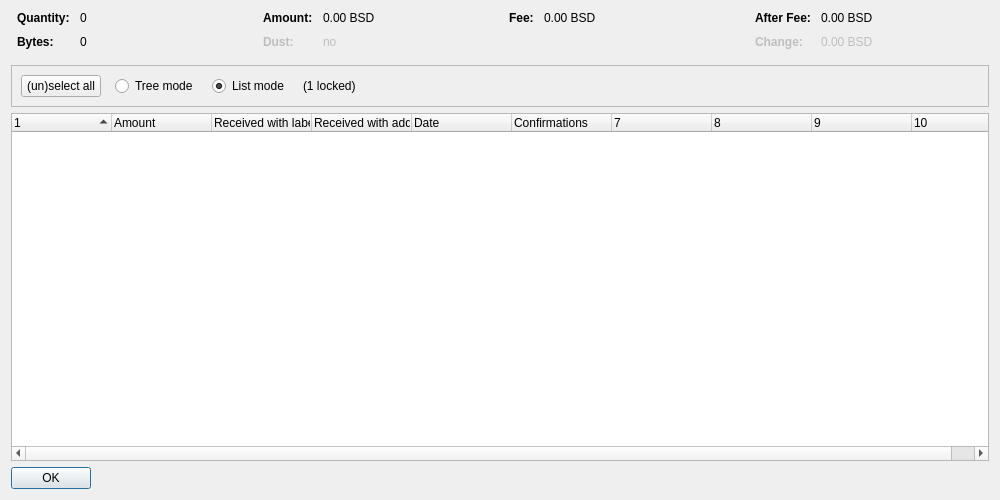
<?xml version="1.0" encoding="UTF-8"?>
<ui version="4.0">
 <class>CoinControlDialog</class>
 <widget class="QDialog" name="CoinControlDialog">
  <property name="geometry">
   <rect>
    <x>0</x>
    <y>0</y>
    <width>1000</width>
    <height>500</height>
   </rect>
  </property>
  <property name="windowTitle">
   <string>Coin Selection</string>
  </property>
  <layout class="QVBoxLayout" name="verticalLayout">
   <item>
    <layout class="QHBoxLayout" name="horizontalLayoutTop" stretch="0,0,0,0">
     <property name="topMargin">
      <number>0</number>
     </property>
     <property name="bottomMargin">
      <number>10</number>
     </property>
     <item>
      <layout class="QFormLayout" name="formLayoutCoinControl1">
       <property name="horizontalSpacing">
        <number>10</number>
       </property>
       <property name="verticalSpacing">
        <number>10</number>
       </property>
       <property name="leftMargin">
        <number>6</number>
       </property>
       <property name="rightMargin">
        <number>6</number>
       </property>
       <item row="0" column="0">
        <widget class="QLabel" name="labelCoinControlQuantityText">
         <property name="font">
          <font>
           <weight>75</weight>
           <bold>true</bold>
          </font>
         </property>
         <property name="text">
          <string>Quantity:</string>
         </property>
        </widget>
       </item>
       <item row="0" column="1">
        <widget class="QLabel" name="labelCoinControlQuantity">
         <property name="cursor">
          <cursorShape>IBeamCursor</cursorShape>
         </property>
         <property name="contextMenuPolicy">
          <enum>Qt::ActionsContextMenu</enum>
         </property>
         <property name="text">
          <string notr="true">0</string>
         </property>
         <property name="textInteractionFlags">
          <set>Qt::LinksAccessibleByMouse|Qt::TextSelectableByKeyboard|Qt::TextSelectableByMouse</set>
         </property>
        </widget>
       </item>
       <item row="1" column="0">
        <widget class="QLabel" name="labelCoinControlBytesText">
         <property name="font">
          <font>
           <weight>75</weight>
           <bold>true</bold>
          </font>
         </property>
         <property name="text">
          <string>Bytes:</string>
         </property>
        </widget>
       </item>
       <item row="1" column="1">
        <widget class="QLabel" name="labelCoinControlBytes">
         <property name="cursor">
          <cursorShape>IBeamCursor</cursorShape>
         </property>
         <property name="contextMenuPolicy">
          <enum>Qt::ActionsContextMenu</enum>
         </property>
         <property name="text">
          <string notr="true">0</string>
         </property>
         <property name="textInteractionFlags">
          <set>Qt::LinksAccessibleByMouse|Qt::TextSelectableByKeyboard|Qt::TextSelectableByMouse</set>
         </property>
        </widget>
       </item>
      </layout>
     </item>
     <item>
      <layout class="QFormLayout" name="formLayoutCoinControl2">
       <property name="horizontalSpacing">
        <number>10</number>
       </property>
       <property name="verticalSpacing">
        <number>10</number>
       </property>
       <property name="leftMargin">
        <number>6</number>
       </property>
       <property name="rightMargin">
        <number>6</number>
       </property>
       <item row="0" column="0">
        <widget class="QLabel" name="labelCoinControlAmountText">
         <property name="font">
          <font>
           <weight>75</weight>
           <bold>true</bold>
          </font>
         </property>
         <property name="text">
          <string>Amount:</string>
         </property>
        </widget>
       </item>
       <item row="0" column="1">
        <widget class="QLabel" name="labelCoinControlAmount">
         <property name="cursor">
          <cursorShape>IBeamCursor</cursorShape>
         </property>
         <property name="contextMenuPolicy">
          <enum>Qt::ActionsContextMenu</enum>
         </property>
         <property name="text">
          <string notr="true">0.00 BSD</string>
         </property>
         <property name="textInteractionFlags">
          <set>Qt::LinksAccessibleByMouse|Qt::TextSelectableByKeyboard|Qt::TextSelectableByMouse</set>
         </property>
        </widget>
       </item>
       <item row="1" column="0">
        <widget class="QLabel" name="labelCoinControlLowOutputText">
         <property name="enabled">
          <bool>false</bool>
         </property>
         <property name="font">
          <font>
           <weight>75</weight>
           <bold>true</bold>
          </font>
         </property>
         <property name="text">
          <string>Dust:</string>
         </property>
        </widget>
       </item>
       <item row="1" column="1">
        <widget class="QLabel" name="labelCoinControlLowOutput">
         <property name="enabled">
          <bool>false</bool>
         </property>
         <property name="cursor">
          <cursorShape>IBeamCursor</cursorShape>
         </property>
         <property name="contextMenuPolicy">
          <enum>Qt::ActionsContextMenu</enum>
         </property>
         <property name="text">
          <string notr="true">no</string>
         </property>
         <property name="textInteractionFlags">
          <set>Qt::LinksAccessibleByMouse|Qt::TextSelectableByKeyboard|Qt::TextSelectableByMouse</set>
         </property>
        </widget>
       </item>
      </layout>
     </item>
     <item>
      <layout class="QFormLayout" name="formLayoutCoinControl3">
       <property name="horizontalSpacing">
        <number>10</number>
       </property>
       <property name="verticalSpacing">
        <number>10</number>
       </property>
       <property name="leftMargin">
        <number>6</number>
       </property>
       <property name="rightMargin">
        <number>6</number>
       </property>
       <item row="0" column="0">
        <widget class="QLabel" name="labelCoinControlFeeText">
         <property name="font">
          <font>
           <weight>75</weight>
           <bold>true</bold>
          </font>
         </property>
         <property name="text">
          <string>Fee:</string>
         </property>
        </widget>
       </item>
       <item row="0" column="1">
        <widget class="QLabel" name="labelCoinControlFee">
         <property name="cursor">
          <cursorShape>IBeamCursor</cursorShape>
         </property>
         <property name="contextMenuPolicy">
          <enum>Qt::ActionsContextMenu</enum>
         </property>
         <property name="text">
          <string notr="true">0.00 BSD</string>
         </property>
         <property name="textInteractionFlags">
          <set>Qt::LinksAccessibleByMouse|Qt::TextSelectableByKeyboard|Qt::TextSelectableByMouse</set>
         </property>
        </widget>
       </item>
      </layout>
     </item>
     <item>
      <layout class="QFormLayout" name="formLayoutCoinControl4">
       <property name="horizontalSpacing">
        <number>10</number>
       </property>
       <property name="verticalSpacing">
        <number>10</number>
       </property>
       <property name="leftMargin">
        <number>6</number>
       </property>
       <property name="rightMargin">
        <number>6</number>
       </property>
       <item row="0" column="0">
        <widget class="QLabel" name="labelCoinControlAfterFeeText">
         <property name="font">
          <font>
           <weight>75</weight>
           <bold>true</bold>
          </font>
         </property>
         <property name="text">
          <string>After Fee:</string>
         </property>
        </widget>
       </item>
       <item row="0" column="1">
        <widget class="QLabel" name="labelCoinControlAfterFee">
         <property name="cursor">
          <cursorShape>IBeamCursor</cursorShape>
         </property>
         <property name="contextMenuPolicy">
          <enum>Qt::ActionsContextMenu</enum>
         </property>
         <property name="text">
          <string notr="true">0.00 BSD</string>
         </property>
         <property name="textInteractionFlags">
          <set>Qt::LinksAccessibleByMouse|Qt::TextSelectableByKeyboard|Qt::TextSelectableByMouse</set>
         </property>
        </widget>
       </item>
       <item row="1" column="0">
        <widget class="QLabel" name="labelCoinControlChangeText">
         <property name="enabled">
          <bool>false</bool>
         </property>
         <property name="font">
          <font>
           <weight>75</weight>
           <bold>true</bold>
          </font>
         </property>
         <property name="text">
          <string>Change:</string>
         </property>
        </widget>
       </item>
       <item row="1" column="1">
        <widget class="QLabel" name="labelCoinControlChange">
         <property name="enabled">
          <bool>false</bool>
         </property>
         <property name="cursor">
          <cursorShape>IBeamCursor</cursorShape>
         </property>
         <property name="contextMenuPolicy">
          <enum>Qt::ActionsContextMenu</enum>
         </property>
         <property name="text">
          <string notr="true">0.00 BSD</string>
         </property>
         <property name="textInteractionFlags">
          <set>Qt::LinksAccessibleByMouse|Qt::TextSelectableByKeyboard|Qt::TextSelectableByMouse</set>
         </property>
        </widget>
       </item>
      </layout>
     </item>
    </layout>
   </item>
   <item>
    <widget class="QFrame" name="frame">
     <property name="minimumSize">
      <size>
       <width>0</width>
       <height>40</height>
      </size>
     </property>
     <property name="frameShape">
      <enum>QFrame::StyledPanel</enum>
     </property>
     <property name="frameShadow">
      <enum>QFrame::Sunken</enum>
     </property>
     <layout class="QHBoxLayout" name="horizontalLayout">
      <item>
       <layout class="QHBoxLayout" name="horizontalLayoutPanel" stretch="0,0,0,0,0">
        <property name="spacing">
         <number>14</number>
        </property>
        <item>
         <widget class="QPushButton" name="pushButtonSelectAll">
          <property name="sizePolicy">
           <sizepolicy hsizetype="Maximum" vsizetype="Fixed">
            <horstretch>0</horstretch>
            <verstretch>0</verstretch>
           </sizepolicy>
          </property>
          <property name="text">
           <string>(un)select all</string>
          </property>
          <property name="autoDefault">
           <bool>false</bool>
          </property>
         </widget>
        </item>
        <item>
         <widget class="QRadioButton" name="radioTreeMode">
          <property name="sizePolicy">
           <sizepolicy hsizetype="Maximum" vsizetype="Fixed">
            <horstretch>0</horstretch>
            <verstretch>0</verstretch>
           </sizepolicy>
          </property>
          <property name="text">
           <string>Tree mode</string>
          </property>
         </widget>
        </item>
        <item>
         <widget class="QRadioButton" name="radioListMode">
          <property name="sizePolicy">
           <sizepolicy hsizetype="Maximum" vsizetype="Fixed">
            <horstretch>0</horstretch>
            <verstretch>0</verstretch>
           </sizepolicy>
          </property>
          <property name="text">
           <string>List mode</string>
          </property>
          <property name="checked">
           <bool>true</bool>
          </property>
         </widget>
        </item>
        <item>
         <widget class="QLabel" name="labelLocked">
          <property name="text">
           <string notr="true">(1 locked)</string>
          </property>
         </widget>
        </item>
        <item>
         <spacer name="horizontalSpacer">
          <property name="orientation">
           <enum>Qt::Horizontal</enum>
          </property>
          <property name="sizeHint" stdset="0">
           <size>
            <width>40</width>
            <height>20</height>
           </size>
          </property>
         </spacer>
        </item>
       </layout>
      </item>
     </layout>
    </widget>
   </item>
   <item>
    <widget class="CoinControlTreeWidget" name="treeWidget">
     <property name="contextMenuPolicy">
      <enum>Qt::CustomContextMenu</enum>
     </property>
     <property name="sortingEnabled">
      <bool>false</bool>
     </property>
     <property name="columnCount">
      <number>10</number>
     </property>
     <attribute name="headerShowSortIndicator" stdset="0">
      <bool>true</bool>
     </attribute>
     <attribute name="headerStretchLastSection">
      <bool>false</bool>
     </attribute>
     <column>
      <property name="text">
       <string/>
      </property>
     </column>
     <column>
      <property name="text">
       <string>Amount</string>
      </property>
     </column>
     <column>
      <property name="text">
       <string>Received with label</string>
      </property>
     </column>
     <column>
      <property name="text">
       <string>Received with address</string>
      </property>
     </column>
     <column>
      <property name="text">
       <string>Date</string>
      </property>
     </column>
     <column>
      <property name="text">
       <string>Confirmations</string>
      </property>
      <property name="toolTip">
       <string>Confirmed</string>
      </property>
     </column>
     <column>
      <property name="text">
       <string/>
      </property>
     </column>
     <column>
      <property name="text">
       <string/>
      </property>
     </column>
     <column>
      <property name="text">
       <string/>
      </property>
     </column>
     <column>
      <property name="text">
       <string/>
      </property>
     </column>
    </widget>
   </item>
   <item>
    <widget class="QDialogButtonBox" name="buttonBox">
     <property name="sizePolicy">
      <sizepolicy hsizetype="Maximum" vsizetype="Fixed">
       <horstretch>0</horstretch>
       <verstretch>0</verstretch>
      </sizepolicy>
     </property>
     <property name="orientation">
      <enum>Qt::Horizontal</enum>
     </property>
     <property name="standardButtons">
      <set>QDialogButtonBox::Ok</set>
     </property>
    </widget>
   </item>
  </layout>
 </widget>
 <customwidgets>
  <customwidget>
   <class>CoinControlTreeWidget</class>
   <extends>QTreeWidget</extends>
   <header>coincontroltreewidget.h</header>
  </customwidget>
 </customwidgets>
 <resources/>
 <connections/>
</ui>
